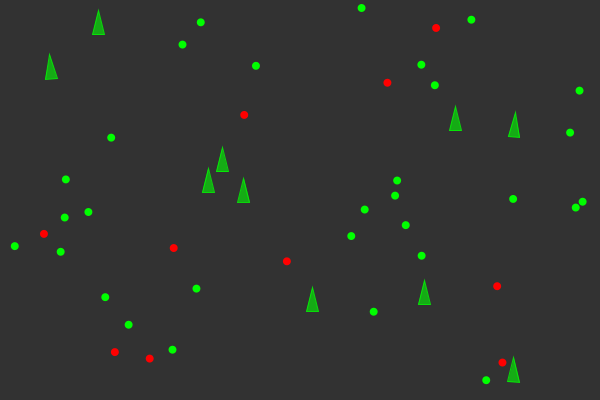
Frame 1 (no input)
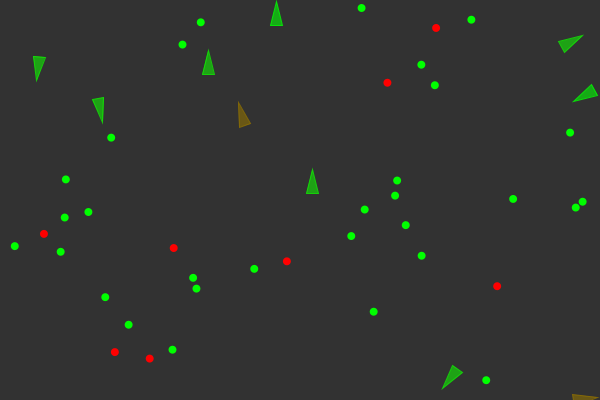
Frame 60 (the mouse pressed at the canvas centre just before this capture)
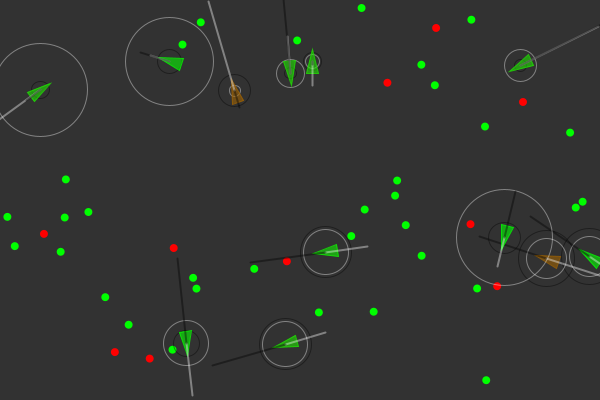
Frame 120 (the mouse held since frame 60 and released just before this capture)

The Processing sketch that drew these frames (run headless with seeded random() and noise(); from frame 60 on, the mouse is pressed at the canvas centre):

// Processing sketch: evolutionary_behaviour
// ── evolutionary_behaviour.pde
int foodnum = 30;
int poisonnum = 10;
int vehiclenum= 10;
ArrayList<Vehicle> vehicles = new ArrayList<Vehicle>();
ArrayList<PVector> food = new ArrayList<PVector>();
ArrayList<PVector> poison = new ArrayList<PVector>();

boolean debug = false;

void setup()
{
  size(600,400);
  //vehicle generation
  for(int i = 0; i < vehiclenum; i++)
  {
    float[] dna = new float[4];
    //food weight
    dna[0] = random(-2,2);
    //poison weight
    dna[1] = random(-2,2);
    //food perception
    dna[2] = random(10,100);
    //poison perception
    dna[3] = random(10,100);
    vehicles.add(new Vehicle(random(width), random(height), dna));
  }
  
  //food generation
  for(int i = 0; i < foodnum; i++)
  {
    addFood(random(width), random(height));
  }
  
  //poison generation
  for(int i = 0; i < poisonnum; i++)
  {
    addPoison();
  }
}

void mousePressed()
{
  debug = !debug;
}

void addFood(float x, float y)
{
  food.add(new PVector(x,y));
}

void addPoison()
{
  float x = random(width);
  float y = random(height);
  poison.add(new PVector(x,y));
}

void draw()
{
  background(50);
  //spawn food 5% chance
  if(random(1) < 0.05) {
    addFood(random(width), random(height));
  }
  //spawn poison 1% chance
  if(random(1) < 0.01) {
    addPoison();
  }
  
  //draw food
  for(int i = 0; i < food.size(); i++)
  {
    fill(0,255,0);
    noStroke();
    ellipse(food.get(i).x, food.get(i).y, 8, 8);
  }
  
  //draw poison
  for(int i = 0; i < poison.size(); i++)
  {
    fill(255,0,0);
    noStroke();
    ellipse(poison.get(i).x, poison.get(i).y, 8, 8);
  }
  
  //iterate backwards to help with concurrent modification
  for(int i = vehicles.size()-1; i >=0 ; i--)
  {
    Vehicle v = vehicles.get(i);
    v.boundaries();
    v.behaviours(food,poison);
    v.update();
    v.draw();
    
    Vehicle baby = v.reproduce();
    if(baby != null)
    {
      vehicles.add(baby);
    }
    
    if(v.dead()) {
    addFood(v.position.x, v.position.y);
    vehicles.remove(v);
    }
    
  }
}

// ── Vehicle.pde
//Vehicle class referenced from 'Nature of Code'
//Daniel Shiffman

class Vehicle {
  PVector acceleration, velocity, position;
  float r, maxspeed, maxforce;
  float[] dna;
  float health;
  float mutateScale;
  Vehicle(float x, float y, float[]d)
  {
    //movement
    acceleration = new PVector(0,0);
    velocity = new PVector(0, -2);
    position = new PVector(x,y);
    maxspeed = 5;
    maxforce = 0.2;
    //size
    r = 6;
    
    //mutation and dna
    //chance to mutate
    if(random(1) > 0.01)
    {
      //mutation scale
      mutateScale = random(-0.1,0.1);
    } else {
      mutateScale = 0;
    }
    
    dna = new float[4];
    for(int i = 0; i < 4; i++)
    {
      dna[i] = d[i]+=mutateScale;
    }
    
    health = 1;
  }
  
  void update()
  {
    //update health
    health -= 0.001;
    //update velocity
    velocity.add(acceleration);
    //limit speed
    velocity.limit(maxspeed);
    position.add(velocity);
    //reset acceleration to 0 each cycle
    acceleration.mult(0);
  }
  
  void behaviours(ArrayList<PVector> good, ArrayList<PVector> bad)
  {
    PVector steerGood = eat(good, 0.1, dna[2]);
    PVector steerBad = eat(bad, -0.5, dna[3]);
    
    steerGood.mult(dna[0]);
    steerBad.mult(dna[1]);
    
    applyForce(steerGood);
    applyForce(steerBad);
  }
  
  void applyForce(PVector force)
  {
    acceleration.add(force);
  }
  
  //boundary handling
  void boundaries()
  {
    //d = distance from the edge
    int d = 25;
    PVector desired = null;
    
    if(position.x < d) {
      desired = new PVector(maxspeed, velocity.y);
    }
    else if(position.x > width - d) {
      desired = new PVector(-maxspeed, velocity.y);
    }
    
    if(position.y < d) {
      desired = new PVector(velocity.x, maxspeed);
    }
    else if(position.y > height - d) {
      desired = new PVector(velocity.x, -maxspeed);
    }
    
    if(desired != null) {
      desired.normalize();
      desired.mult(maxspeed);
      PVector steer = PVector.sub(desired, velocity);
      steer.limit(maxforce);
      applyForce(steer);
    }
  }
  
  //calculates a steering force towards a target
  //steer = desired - velocity
  PVector seek(PVector target)
  {
    PVector desired = PVector.sub(target, position);
    
    //scale to max speed
    desired.setMag(maxspeed);
    
    //steering = desired - velocity
    PVector steer = PVector.sub(desired, velocity);
    steer.limit(maxforce); //limit to max steering force
    
    return steer;
  }
  
  Vehicle reproduce()
  {
    if(random(1) < 0.001) {
    return new Vehicle(position.x,position.y,dna);
    } else
    {
      return null;
    }
  }
  
  //function that finds and eats closest piece of food
  PVector eat(ArrayList<PVector> list, float nutrition, float perception)
  {
    double record = Double.POSITIVE_INFINITY;
    int closestIndex = -1;
    for(int i = 0; i < list.size(); i++)
    {
      float d = position.dist(list.get(i));
      if(d < record && d < perception) {
        record = d;
        closestIndex = i;
      }
    }
    
    //moment of eating
    if(record < 5) {
      list.remove(closestIndex);
      health += nutrition;
    } else if(closestIndex > -1){
      return seek(list.get(closestIndex));
    }
    
    return new PVector(0,0);
  }
  
  boolean dead()
  {
    return health < 0;
  }
  
  void draw()
  {
    //draw a triangle rotated in the direction of velocity
    //angle
    float theta = velocity.heading() + PI / 2;
    
    if(debug)
    {
      //circles for food and poison perception
      stroke(255,100);
      noFill();
      //food
      ellipse(position.x,position.y,dna[2],dna[2]);
      stroke(0,100);
      noFill();
      //poison
      ellipse(position.x,position.y,dna[3],dna[3]);
    }
    
    //colour depending on health
    color gr = color(0,255,0);
    color rd = color(255,0,0);
    color col = lerpColor(rd,gr,health);
    fill(col,150);
    stroke(col,200);
    strokeWeight(1);
    
    //position and shape
    push();
    translate(position.x,position.y);
    rotate(theta);
    beginShape();
    vertex(0, -r * 2);
    vertex(-r, r *2);
    vertex(r,r*2);
    endShape(CLOSE);
    
    if(debug)
    {
      //dna food and poison weight visual
      strokeWeight(2);
      //food
      stroke(255,100);
      line(0,0,0,-dna[0]*50);
      //poison
      stroke(0,100);
      line(0,0,0,-dna[1]*50);
    }
    pop();
  }
}
